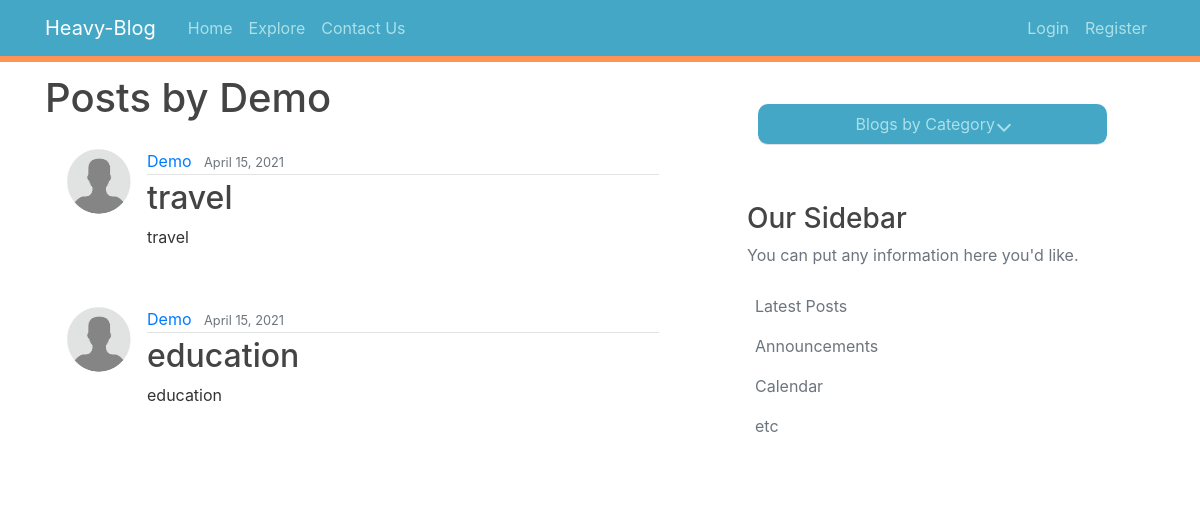
/posts_by_/Demo/, run on an earlier commit of the app's database.
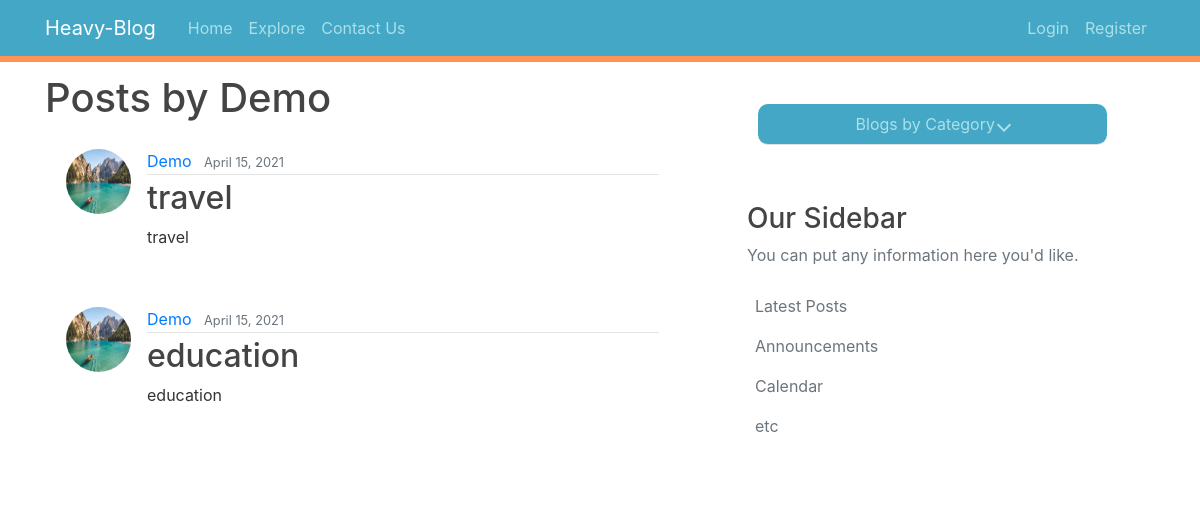
And on a later commit of the database.
### blog/models.py (models this page shows, shortened)
class Post(models.Model):
    title = models.CharField(max_length=100)
    content = models.TextField(null=True)
    privacy = models.TextChoices('prv','Public Private')
    privacy = models.CharField(default='Public' , max_length=20, choices=privacy.choices)
    category = models.TextChoices('cat','---Select--- Food Music Nature Education Wedding Travel Movie Car Project Photography Other')
    category = models.CharField(default ='---Select---',max_length=20, choices=category.choices)
    date_posted = models.DateTimeField(default=timezone.now)
    author = models.ForeignKey(User, on_delete=models.CASCADE)

### users/models.py (models this page shows, shortened)
class Profile(models.Model):
    user = models.OneToOneField(User, on_delete=models.CASCADE)
    image = models.ImageField(default='default.jpg', upload_to='profile_pics')

### blog/views.py (the view)
# urls.py: path('posts_by_/<str:username>/', views.UserPostListView.as_view(), name='user-posts'),
class UserPostListView(ListView):
    model = Post
    template_name = 'blog/user_posts.html'
    context_object_name = 'posts'
    def get_queryset(self):
        user = get_object_or_404(User, username=self.kwargs.get('username'))
        context = Post.objects.filter(author=user).order_by('-date_posted')
        return context

### blog/templates/blog/user_posts.html (shortened to what this page needs)
{% extends "blog/base.html" %}
{% block content %}
<h1 class="mb-3">Posts by {{ view.kwargs.username }}</h1>
{% for post in posts %}
{% if post.author == user and post.privacy == 'Private' %}
<article class="media content-section">
  <img class="rounded-circle article-img" src="{{ post.author.profile.image.url }}">
  <div class="media-body">
    <div class="article-metadata">
      <a class="mr-2" href="{% url 'user-posts' post.author.username %}">{{ post.author }}</a>
      <small class="text-muted">{{ post.date_posted|date:"F d, Y" }}</small><small class="text-muted">
        ({{ post.privacy }} Blog)</small>
    </div>
    <h2><a class="article-title" href="{% url 'post-detail' post.id %}">{{ post.title }}</a></h2>
    <p class="article-content">{{ post.content }}</p>
  </div>
</article>
{% elif post.privacy == 'Public' %}
<article class="media content-section">
  <img class="rounded-circle article-img" src="{{ post.author.profile.image.url }}">
  <div class="media-body">
    <div class="article-metadata">
      <a class="mr-2" href="{% url 'user-posts' post.author.username %}">{{ post.author }}</a>
      <small class="text-muted">{{ post.date_posted|date:"F d, Y" }}</small>
    </div>
    <h2><a class="article-title" href="{% url 'post-detail' post.id %}">{{ post.title }}</a></h2>
    <p class="article-content">{{ post.content }}</p>
  </div>
</article>
{% endif %}
{% endfor %}
{% endblock content %}

What changed in the data, as far as the page shows it:
changed through a linked row, Post "travel": author.profile.image: picture added in place of a placeholder
changed through a linked row, Post "education": author.profile.image: picture added in place of a placeholder
